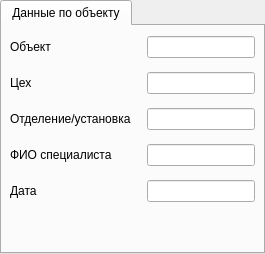
             <widget class="QTabWidget" name="tabWidget_reportGeneration_infoObject">
              <property name="currentIndex">
               <number>0</number>
              </property>
              <widget class="QWidget" name="tab_info_3">
               <attribute name="title">
                <string>Данные по объекту</string>
               </attribute>
               <layout class="QVBoxLayout" name="verticalLayout_56">
                <property name="spacing">
                 <number>12</number>
                </property>
                <property name="leftMargin">
                 <number>0</number>
                </property>
                <property name="topMargin">
                 <number>2</number>
                </property>
                <property name="rightMargin">
                 <number>0</number>
                </property>
                <property name="bottomMargin">
                 <number>0</number>
                </property>
                <item>
                 <widget class="QFrame" name="frame_objectInfo_Section">
                  <property name="sizePolicy">
                   <sizepolicy hsizetype="Preferred" vsizetype="Maximum">
                    <horstretch>0</horstretch>
                    <verstretch>0</verstretch>
                   </sizepolicy>
                  </property>
                  <property name="frameShape">
                   <enum>QFrame::Shape::NoFrame</enum>
                  </property>
                  <layout class="QGridLayout" name="gridLayout_3">
                   <property name="leftMargin">
                    <number>8</number>
                   </property>
                   <property name="topMargin">
                    <number>8</number>
                   </property>
                   <property name="rightMargin">
                    <number>8</number>
                   </property>
                   <property name="bottomMargin">
                    <number>8</number>
                   </property>
                   <property name="horizontalSpacing">
                    <number>16</number>
                   </property>
                   <property name="verticalSpacing">
                    <number>14</number>
                   </property>
                   <item row="3" column="0">
                    <widget class="QLabel" name="label_department">
                     <property name="sizePolicy">
                      <sizepolicy hsizetype="Preferred" vsizetype="Preferred">
                       <horstretch>0</horstretch>
                       <verstretch>0</verstretch>
                      </sizepolicy>
                     </property>
                     <property name="minimumSize">
                      <size>
                       <width>0</width>
                       <height>0</height>
                      </size>
                     </property>
                     <property name="text">
                      <string>Отделение/установка</string>
                     </property>
                    </widget>
                   </item>
                   <item row="0" column="0">
                    <widget class="QLabel" name="label_object">
                     <property name="sizePolicy">
                      <sizepolicy hsizetype="Preferred" vsizetype="Preferred">
                       <horstretch>0</horstretch>
                       <verstretch>0</verstretch>
                      </sizepolicy>
                     </property>
                     <property name="minimumSize">
                      <size>
                       <width>0</width>
                       <height>0</height>
                      </size>
                     </property>
                     <property name="text">
                      <string>Объект</string>
                     </property>
                    </widget>
                   </item>
                   <item row="4" column="0">
                    <widget class="QLabel" name="label_FIO">
                     <property name="sizePolicy">
                      <sizepolicy hsizetype="Preferred" vsizetype="Preferred">
                       <horstretch>0</horstretch>
                       <verstretch>0</verstretch>
                      </sizepolicy>
                     </property>
                     <property name="minimumSize">
                      <size>
                       <width>0</width>
                       <height>0</height>
                      </size>
                     </property>
                     <property name="text">
                      <string>ФИО специалиста</string>
                     </property>
                    </widget>
                   </item>
                   <item row="2" column="1">
                    <widget class="QLineEdit" name="lineEdit_manufacture">
                     <property name="sizePolicy">
                      <sizepolicy hsizetype="Expanding" vsizetype="Preferred">
                       <horstretch>0</horstretch>
                       <verstretch>0</verstretch>
                      </sizepolicy>
                     </property>
                    </widget>
                   </item>
                   <item row="2" column="0">
                    <widget class="QLabel" name="label_manufacture">
                     <property name="sizePolicy">
                      <sizepolicy hsizetype="Preferred" vsizetype="Preferred">
                       <horstretch>0</horstretch>
                       <verstretch>0</verstretch>
                      </sizepolicy>
                     </property>
                     <property name="minimumSize">
                      <size>
                       <width>0</width>
                       <height>0</height>
                      </size>
                     </property>
                     <property name="text">
                      <string>Цех</string>
                     </property>
                    </widget>
                   </item>
                   <item row="0" column="1">
                    <widget class="QLineEdit" name="lineEdit_object">
                     <property name="sizePolicy">
                      <sizepolicy hsizetype="Expanding" vsizetype="Preferred">
                       <horstretch>0</horstretch>
                       <verstretch>0</verstretch>
                      </sizepolicy>
                     </property>
                    </widget>
                   </item>
                   <item row="5" column="0">
                    <widget class="QLabel" name="label_date">
                     <property name="sizePolicy">
                      <sizepolicy hsizetype="Preferred" vsizetype="Preferred">
                       <horstretch>0</horstretch>
                       <verstretch>0</verstretch>
                      </sizepolicy>
                     </property>
                     <property name="minimumSize">
                      <size>
                       <width>0</width>
                       <height>0</height>
                      </size>
                     </property>
                     <property name="text">
                      <string>Дата</string>
                     </property>
                    </widget>
                   </item>
                   <item row="3" column="1">
                    <widget class="QLineEdit" name="lineEdit_department">
                     <property name="sizePolicy">
                      <sizepolicy hsizetype="Expanding" vsizetype="Preferred">
                       <horstretch>0</horstretch>
                       <verstretch>0</verstretch>
                      </sizepolicy>
                     </property>
                    </widget>
                   </item>
                   <item row="4" column="1">
                    <widget class="QLineEdit" name="lineEdit_FIO">
                     <property name="sizePolicy">
                      <sizepolicy hsizetype="Expanding" vsizetype="Preferred">
                       <horstretch>0</horstretch>
                       <verstretch>0</verstretch>
                      </sizepolicy>
                     </property>
                    </widget>
                   </item>
                   <item row="5" column="1">
                    <widget class="QLineEdit" name="lineEdit_date">
                     <property name="sizePolicy">
                      <sizepolicy hsizetype="Expanding" vsizetype="Preferred">
                       <horstretch>0</horstretch>
                       <verstretch>0</verstretch>
                      </sizepolicy>
                     </property>
                    </widget>
                   </item>
                  </layout>
                 </widget>
                </item>
                <item>
                 <spacer name="verticalSpacer_13">
                  <property name="orientation">
                   <enum>Qt::Orientation::Vertical</enum>
                  </property>
                  <property name="sizeHint" stdset="0">
                   <size>
                    <width>20</width>
                    <height>40</height>
                   </size>
                  </property>
                 </spacer>
                </item>
               </layout>
              </widget>
             </widget>
